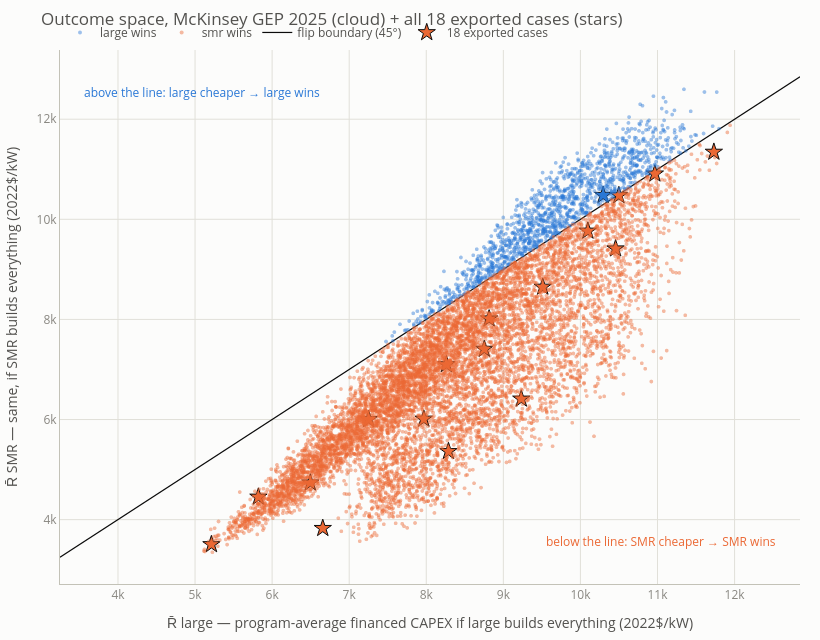

The notebook cell this image was saved under:
### Code cell
# Outcome space: each world's two program costs; the 45-degree line IS the flip boundary.
d = D[REP]
hover_cols = ["lr_large", "lr_smr", "boak_large", "boak_smr", "n_vendors", "conv_full",
              "u", "s", "dur_lambda", "dur_z", "m_usd", "m_pct"]
cd = d[hover_cols].round(3).to_numpy()
ht = ("R̄ large %{x:,.0f} | R̄ smr %{y:,.0f} $/kW<br>"
      "lr %{customdata[0]:.3f}/%{customdata[1]:.3f} | BOAK %{customdata[2]:,.0f}/%{customdata[3]:,.0f}<br>"
      "vendors %{customdata[4]} | conv_full %{customdata[5]} | u %{customdata[6]:.2f} | s %{customdata[7]:.2f}<br>"
      "margin %{customdata[10]:,.0f} $/kW (%{customdata[11]:.1f}%)<extra>%{text}</extra>")

fig = go.Figure()
for tech in TECHS:
    mk = (d["winner"] == tech).to_numpy()
    fig.add_trace(go.Scattergl(
        x=d.loc[mk, "Rbar_large"], y=d.loc[mk, "Rbar_smr"], mode="markers",
        name=f"{tech} wins", text=[f"{tech} wins"] * mk.sum(), customdata=cd[mk],
        marker=dict(color=TECH_COLOR[tech], size=4, opacity=0.45), hovertemplate=ht))

lo = min(d["Rbar_large"].min(), d["Rbar_smr"].min()) * 0.97
hi = max(d["Rbar_large"].max(), d["Rbar_smr"].max()) * 1.02
fig.add_trace(go.Scatter(x=[lo, hi], y=[lo, hi], mode="lines",
                         line=dict(color=INK, width=1.2), name="flip boundary (45°)",
                         hoverinfo="skip"))

# the 18 exported ReEDS cases (all schedules - same $/kW units)
cs = SELECTED.reset_index()
cx = [D[r["schedule"]].loc[int(r["draw"]), "Rbar_large"] for _, r in cs.iterrows()]
cy = [D[r["schedule"]].loc[int(r["draw"]), "Rbar_smr"] for _, r in cs.iterrows()]
fig.add_trace(go.Scatter(
    x=cx, y=cy, mode="markers", name="18 exported cases",
    text=[f"{r['case']} ({r['schedule']}, {r['percentile']}, winner {r['winner']})"
          for _, r in cs.iterrows()],
    marker=dict(symbol="star", size=13, color=[TECH_COLOR[w] for w in cs["winner"]],
                line=dict(color=INK, width=1)),
    hovertemplate="%{text}<br>R̄ large %{x:,.0f} | R̄ smr %{y:,.0f} $/kW<extra></extra>"))

fig.add_annotation(x=0.97, y=0.06, xref="paper", yref="paper", showarrow=False,
                   text="below the line: SMR cheaper → SMR wins", font=dict(color=C_SMR, size=12))
fig.add_annotation(x=0.03, y=0.94, xref="paper", yref="paper", showarrow=False,
                   text="above the line: large cheaper → large wins", font=dict(color=C_LARGE, size=12))
ps.plotly_layout(fig, title=f"Outcome space, {REP} (cloud) + all 18 exported cases (stars)",
                 xaxis_title="R̄ large — program-average financed CAPEX if large builds everything (2022$/kW)",
                 yaxis_title="R̄ SMR — same, if SMR builds everything (2022$/kW)",
                 width=820, height=640)
fig.update_layout(legend=dict(orientation="h", y=1.06))  # ps.plotly_layout owns `legend=`; merge after
fig.show()

cnt = SELECTED.pivot_table(index="percentile", columns="winner", values="draw",
                           aggfunc="count").fillna(0).astype(int)
print("Winner of the 18 exported cases by percentile (the issue-8b phenomenon - cheap "
      "percentiles pick SMR worlds, the expensive tail leans toward large worlds; W8b explains "
      "why that is structural):")
print(cnt.to_string())

### Figure 1 — Plotly figure (JSON) as saved in the notebook; plotly's stock layout.template omitted (floating-point values rounded to 4 significant figures; data arrays with more than 128 entries replaced by an {"elided": "..."} marker saying what was removed)
{"data": [{"customdata": {"elided": "1331x12 float values"}, "hovertemplate": "R̄ large %{x:,.0f} | R̄ smr %{y:,.0f} $/kW<br>lr %{customdata[0]:.3f}/%{customdata[1]:.3f} | BOAK %{customdata[2]:,.0f}/%{customdata[3]:,.0f}<br>vendors %{customdata[4]} | conv_full %{customdata[5]} | u %{customdata[6]:.2f} | s %{customdata[7]:.2f}<br>margin %{customdata[10]:,.0f} $/kW (%{customdata[11]:.1f}%)<extra>%{text}</extra>", "marker": {"color": "#2a78d6", "opacity": 0.45, "size": 4}, "mode": "markers", "name": "large wins", "text": {"elided": "1331 str values"}, "type": "scattergl", "x": {"elided": "1331 float values"}, "y": {"elided": "1331 float values"}}, {"customdata": {"elided": "8669x12 float values"}, "hovertemplate": "R̄ large %{x:,.0f} | R̄ smr %{y:,.0f} $/kW<br>lr %{customdata[0]:.3f}/%{customdata[1]:.3f} | BOAK %{customdata[2]:,.0f}/%{customdata[3]:,.0f}<br>vendors %{customdata[4]} | conv_full %{customdata[5]} | u %{customdata[6]:.2f} | s %{customdata[7]:.2f}<br>margin %{customdata[10]:,.0f} $/kW (%{customdata[11]:.1f}%)<extra>%{text}</extra>", "marker": {"color": "#eb6834", "opacity": 0.45, "size": 4}, "mode": "markers", "name": "smr wins", "text": {"elided": "8669 str values"}, "type": "scattergl", "x": {"elided": "8669 float values"}, "y": {"elided": "8669 float values"}}, {"hoverinfo": "skip", "line": {"color": "#0b0b0b", "width": 1.2}, "mode": "lines", "name": "flip boundary (45°)", "type": "scatter", "x": [3248.0, 12850.0], "y": [3248.0, 12850.0]}, {"hovertemplate": "%{text}<br>R̄ large %{x:,.0f} | R̄ smr %{y:,.0f} $/kW<extra></extra>", "marker": {"color": ["#eb6834", "#eb6834", "#eb6834", "#eb6834", "#eb6834", "#eb6834", "#eb6834", "#eb6834", "#eb6834", "#eb6834", "#eb6834", "#2a78d6", "#eb6834", "#eb6834", "#eb6834", "#eb6834", "#eb6834", "#eb6834"], "line": {"color": "#0b0b0b", "width": 1}, "size": 13, "symbol": "star"}, "mode": "markers", "name": "18 exported cases", "text": ["eia_p05 (EIA 2026 AEO high, p05, winner smr)", "eia_p50 (EIA 2026 AEO high, p50, winner smr)", "eia_p95 (EIA 2026 AEO high, p95, winner smr)", "aj_p05 (Abou-Jaoude mod, p05, winner smr)", "aj_p50 (Abou-Jaoude mod, p50, winner smr)", "aj_p95 (Abou-Jaoude mod, p95, winner smr)", "iaea_p05 (IAEA high, p05, winner smr)", "iaea_p50 (IAEA high, p50, winner smr)", "iaea_p95 (IAEA high, p95, winner smr)", "mck_p05 (McKinsey GEP 2025, p05, winner smr)", "mck_p50 (McKinsey GEP 2025, p50, winner smr)", "mck_p95 (McKinsey GEP 2025, p95, winner large)", "cop28_p05 (COP28 tripling pledge, p05, winner smr)", "cop28_p50 (COP28 tripling pledge, p50, winner smr)", "cop28_p95 (COP28 tripling pledge, p95, winner smr)", "eo_p05 (2025 EO, p05, winner smr)", "eo_p50 (2025 EO, p50, winner smr)", "eo_p95 (2025 EO, p95, winner smr)"], "type": "scatter", "x": [7253.0, 9511.0, 11730.0, 8288.0, 8815.0, 10970.0, 6496.0, 8753.0, 10500.0, 5822.0, 8261.0, 10290.0, 6657.0, 9233.0, 10100.0, 5212.0, 7968.0, 10460.0], "y": [6004.0, 8648.0, 11340.0, 5364.0, 8014.0, 10910.0, 4737.0, 7407.0, 10480.0, 4454.0, 7099.0, 10480.0, 3828.0, 6412.0, 9768.0, 3504.0, 6012.0, 9413.0]}], "layout": {"annotations": [{"font": {"color": "#eb6834", "size": 12}, "showarrow": false, "text": "below the line: SMR cheaper → SMR wins", "x": 0.97, "xref": "paper", "y": 0.06, "yref": "paper"}, {"font": {"color": "#2a78d6", "size": 12}, "showarrow": false, "text": "above the line: large cheaper → large wins", "x": 0.03, "xref": "paper", "y": 0.94, "yref": "paper"}], "font": {"color": "#52514e", "size": 12}, "height": 640, "legend": {"bgcolor": "rgba(0,0,0,0)", "borderwidth": 0, "orientation": "h", "y": 1.06}, "margin": {"b": 45, "l": 60, "r": 20, "t": 50}, "paper_bgcolor": "#fcfcfb", "plot_bgcolor": "#fcfcfb", "title": {"text": "Outcome space, McKinsey GEP 2025 (cloud) + all 18 exported cases (stars)"}, "width": 820, "xaxis": {"gridcolor": "#e1e0d9", "linecolor": "#c3c2b7", "tickfont": {"color": "#898781"}, "title": {"text": "R̄ large — program-average financed CAPEX if large builds everything (2022$/kW)"}, "zerolinecolor": "#c3c2b7"}, "yaxis": {"gridcolor": "#e1e0d9", "linecolor": "#c3c2b7", "tickfont": {"color": "#898781"}, "title": {"text": "R̄ SMR — same, if SMR builds everything (2022$/kW)"}, "zerolinecolor": "#c3c2b7"}}}
